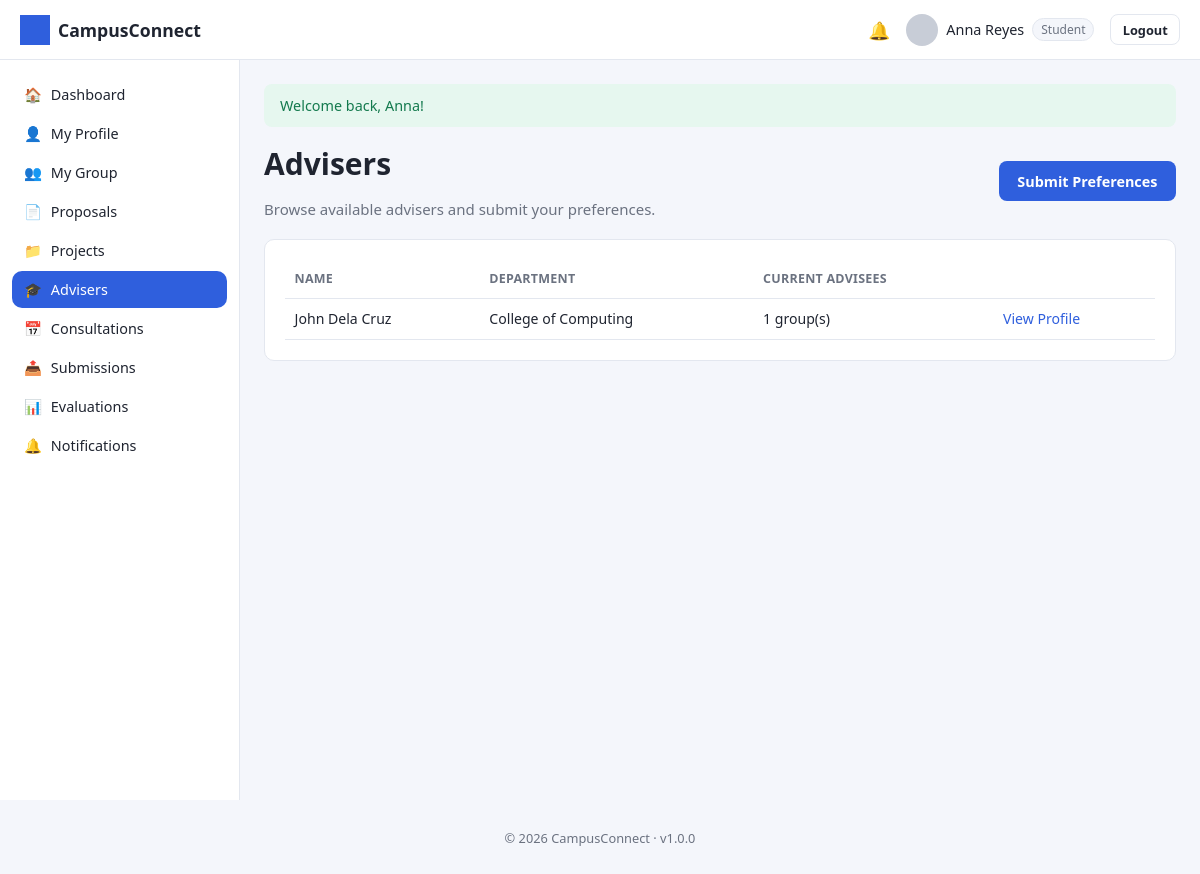
Screenshot of /student/advisers/index.php (signed in) with the database file from the repository.
### tables this page shows
CREATE TABLE users (
    user_id INT AUTO_INCREMENT PRIMARY KEY,
    role_id INT NOT NULL,
    id_number VARCHAR(50) UNIQUE,
    first_name VARCHAR(100) NOT NULL,
    last_name VARCHAR(100) NOT NULL,
    email VARCHAR(150) NOT NULL UNIQUE,
    password_hash VARCHAR(255) NOT NULL,
    program VARCHAR(150) DEFAULT NULL,
    department VARCHAR(150) DEFAULT NULL,
    profile_photo VARCHAR(255) DEFAULT 'default-profile.png',
    contact_number VARCHAR(30) DEFAULT NULL,
    status ENUM('active','inactive','suspended') DEFAULT 'active',
    remember_token VARCHAR(255) DEFAULT NULL,
    reset_token VARCHAR(255) DEFAULT NULL,
    reset_token_expires DATETIME DEFAULT NULL,
    created_at TIMESTAMP DEFAULT CURRENT_TIMESTAMP,
    updated_at TIMESTAMP DEFAULT CURRENT_TIMESTAMP ON UPDATE CURRENT_TIMESTAMP,
    FOREIGN KEY (role_id) REFERENCES roles(role_id)
);

### includes/functions.php (called while the page is built, shortened)
<?php
function e(?string $value): string
{
    return htmlspecialchars($value ?? '', ENT_QUOTES, 'UTF-8');
}
function isLoggedIn(): bool
{
    return !empty($_SESSION['user_id']);
}
function currentRoleId(): ?int
{
    return $_SESSION['role_id'] ?? null;
}
function currentRoleName(): ?string
{
    $roleId = currentRoleId();
    return $roleId ? (ROLE_NAMES[$roleId] ?? null) : null;
}
function currentUser(): ?array
{
    $stmt = getDB()->prepare('SELECT * FROM users WHERE user_id = ? LIMIT 1');
    $stmt->execute([$_SESSION['user_id']]);
    $user = $stmt->fetch() ?: null;
    return $user;
}

### config/database.php (called while the page is built, shortened)
<?php
function getDB(): PDO
{
    static $pdo = null;
    if ($pdo === null) {
        $dsn = 'mysql:host=' . DB_HOST . ';dbname=' . DB_NAME . ';charset=' . DB_CHARSET;
        $options = [
            PDO::ATTR_ERRMODE            => PDO::ERRMODE_EXCEPTION,
            PDO::ATTR_DEFAULT_FETCH_MODE => PDO::FETCH_ASSOC,
            PDO::ATTR_EMULATE_PREPARES   => false,
        ];
        try {
            $pdo = new PDO($dsn, DB_USER, DB_PASS, $options);
        } catch (PDOException $e) {
            error_log('Database connection failed: ' . $e->getMessage());
            die('Database connection failed. Please try again later or contact the administrator.');
        }
    }
    return $pdo;
}

### student/advisers/index.php (the view, shortened to what this page needs)
<?php
require_once __DIR__ . '/../../config/database.php';
require_once __DIR__ . '/../../includes/functions.php';
$db = getDB();
$stmt = $db->prepare('SELECT u.*,
    (SELECT COUNT(*) FROM `groups` g WHERE g.adviser_id = u.user_id) AS advisee_count
    FROM users u WHERE u.role_id = ? AND u.status = "active" ORDER BY u.last_name');
$stmt->execute([ROLE_ADVISER]);
$advisers = $stmt->fetchAll();
include __DIR__ . '/../../includes/header.php';
?>
<div class="page-header">
    <div><h1>Advisers</h1><p>Browse available advisers and submit your preferences.</p></div>
    <a href="<?= BASE_URL ?>/student/advisers/preference.php" class="btn btn-primary">Submit Preferences</a>
</div>
<div class="card">
    <table>
        <thead><tr><th>Name</th><th>Department</th><th>Current Advisees</th><th></th></tr></thead>
        <tbody>
        <?php foreach ($advisers as $a): ?>
            <tr>
                <td><?= e($a['first_name'] . ' ' . $a['last_name']) ?></td>
                <td><?= e($a['department']) ?></td>
                <td><?= (int) $a['advisee_count'] ?> group(s)</td>
                <td><a href="<?= BASE_URL ?>/student/advisers/profile.php?id=<?= (int)$a['user_id'] ?>">View Profile</a></td>
            </tr>
        <?php endforeach; ?>
        </tbody>
    </table>
</div>
<?php include __DIR__ . '/../../includes/footer.php'; ?>

### includes/navbar.php (shortened to what this page needs)
<?php
$navUser = currentUser();
$unread  = $navUser ? unreadNotificationCount((int) $navUser['user_id']) : 0;
$roleName = currentRoleName();
?>
<header class="navbar">
    <div class="navbar-brand">
        <img src="<?= BASE_URL ?>/assets/images/logo.png" alt="<?= e(APP_NAME) ?>" class="navbar-logo">
        <span><?= e(APP_NAME) ?></span>
    </div>
    <div class="navbar-right">
        <a class="navbar-icon" href="<?= BASE_URL ?>/<?= e($roleName) ?>/notifications<?= $roleName === 'student' ? '/index.php' : '.php' ?>" title="Notifications">
            🔔<?php if ($unread > 0): ?><span class="badge-dot"><?= $unread ?></span><?php endif; ?>
        </a>
        <div class="navbar-user">
            <img src="<?= BASE_URL ?>/assets/images/<?= e($navUser['profile_photo'] ?? 'default-profile.png') ?>" class="navbar-avatar" alt="Profile">
            <span><?= e(($navUser['first_name'] ?? '') . ' ' . ($navUser['last_name'] ?? '')) ?></span>
            <span class="role-tag"><?= e(ucfirst($roleName ?? '')) ?></span>
        </div>
        <a class="btn btn-sm btn-outline" href="<?= BASE_URL ?>/logout.php">Logout</a>
    </div>
</header>

### assets/css/style.css (style rules this page uses)
:root { --primary: #2f5fdd; --primary-dark: #23439e; --success: #1fa971; --danger: #e0413a; --warning: #e0a13a; --info: #3aa9e0; --secondary: #6b7280; --bg: #f4f6fb; --card-bg: #ffffff; --border: #e3e7ef; --text: #1f2430; --text-muted: #6b7280; --sidebar-width: 240px; --navbar-height: 60px; --radius: 10px; }
* { box-sizing: border-box; }
body { margin: 0; font-family: 'Segoe UI', Roboto, Helvetica, Arial, sans-serif; background: var(--bg); color: var(--text); font-size: 15px; }
a { color: var(--primary); text-decoration: none; }
h1, h2, h3, h4 { margin: 0 0 .5em; font-weight: 600; }
.app-shell { padding-top: var(--navbar-height); }
.navbar { position: fixed; top: 0; left: 0; right: 0; height: var(--navbar-height); background: var(--card-bg); border-bottom: 1px solid var(--border); display: flex; align-items: center; justify-content: space-between; padding: 0 1.25rem; z-index: 100; }
.navbar-brand { display: flex; align-items: center; gap: .5rem; font-weight: 700; font-size: 1.1rem; }
.navbar-logo { height: 30px; width: 30px; object-fit: contain; }
.navbar-right { display: flex; align-items: center; gap: 1rem; }
.navbar-icon { position: relative; font-size: 1.1rem; }
.navbar-user { display: flex; align-items: center; gap: .5rem; font-size: .9rem; }
.navbar-avatar { width: 32px; height: 32px; border-radius: 50%; object-fit: cover; }
.role-tag { background: var(--bg); border: 1px solid var(--border); border-radius: 20px; padding: 2px 8px; font-size: .75rem; color: var(--text-muted); }
.btn { display: inline-block; padding: .6rem 1.1rem; border-radius: 8px; border: 1px solid transparent; font-size: .9rem; font-weight: 600; cursor: pointer; text-align: center; }
.btn-sm { padding: .35rem .7rem; font-size: .8rem; }
.btn-primary { background: var(--primary); color: #fff; }
.btn-outline { background: transparent; border-color: var(--border); color: var(--text); }
.card { background: var(--card-bg); border: 1px solid var(--border); border-radius: var(--radius); padding: 1.25rem; margin-bottom: 1.25rem; }
table { width: 100%; border-collapse: collapse; font-size: .88rem; }
th, td { text-align: left; padding: .65rem .6rem; border-bottom: 1px solid var(--border); }
th { color: var(--text-muted); font-weight: 600; font-size: .78rem; text-transform: uppercase; letter-spacing: .02em; }
.page-header { display: flex; align-items: center; justify-content: space-between; margin-bottom: 1.25rem; flex-wrap: wrap; gap: .75rem; }
.page-header p { color: var(--text-muted); margin: .2rem 0 0; }

### rows the page displays
users: profile_photo (placeholder picture), first_name+last_name "Anna Reyes"
users: first_name+last_name "John Dela Cruz", department "College of Computing", advisee_count "1"

### other values shown
APP_NAME "CampusConnect"
$roleName "Student"
$icon "🏠"
$label "Dashboard"
$icon "👤"
$label "My Profile"
$icon "👥"
$label "My Group"
$icon "📄"
$label "Proposals"
$icon "📁"
$label "Projects"
$icon "🎓"
$label "Advisers"
$icon "📅"
